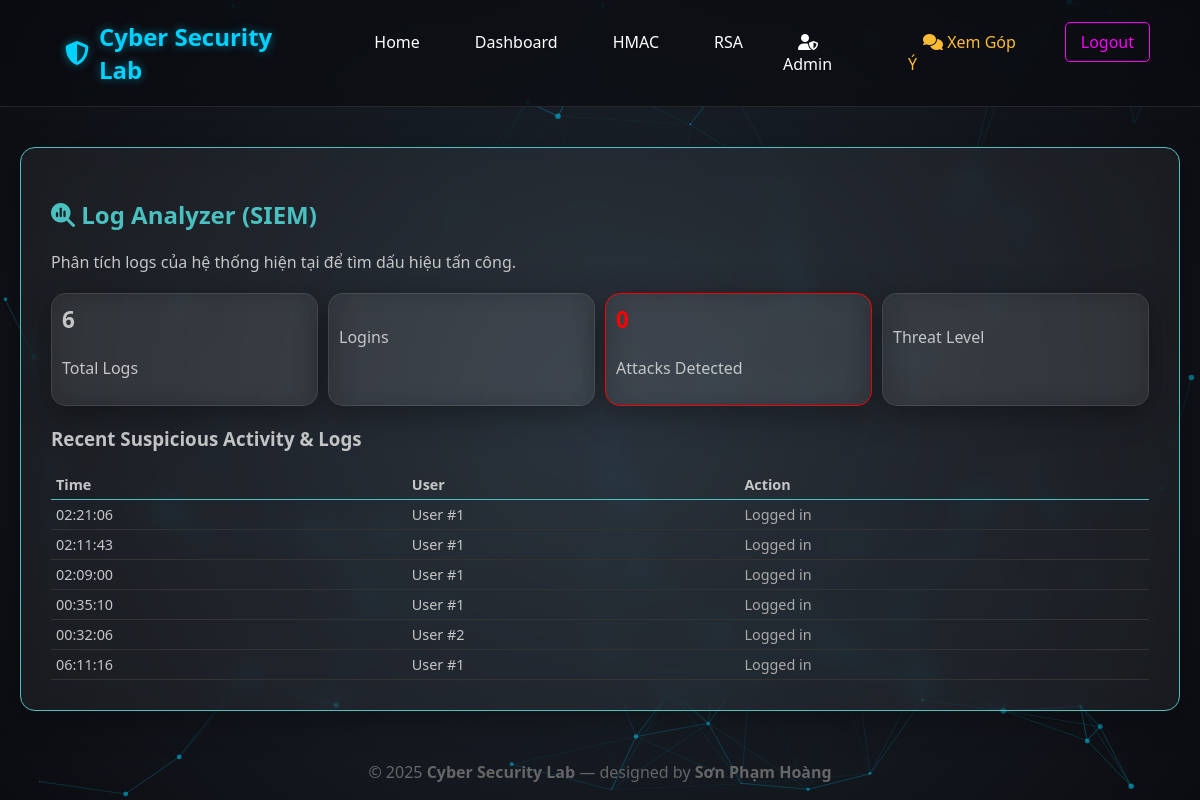
The app's page /pentest_blue (signed in) with its own data.
### app.py (models this page shows)
class AuditLog(db.Model):
    id = db.Column(db.Integer, primary_key=True)
    user_id = db.Column(db.Integer, db.ForeignKey('user.id'))
    action = db.Column(db.String(200))
    timestamp = db.Column(db.DateTime, default=datetime.utcnow)

### app.py (the view)
@app.route('/pentest_blue')
@login_required
def pentest_blue():
    l = AuditLog.query.order_by(AuditLog.timestamp.desc()).limit(20).all()
    c = AuditLog.query.filter(AuditLog.action.contains('Attack')).count()
    return render_template('pentest_blue.html', logs=l, stats={'total':AuditLog.query.count(),'attacks':c})

### app.py (called while the page is built)
@login_manager.user_loader
def load_user(user_id):
    return User.query.get(int(user_id))

### templates/pentest_blue.html (shortened to what this page needs)
{% extends "base.html" %}
{% block content %}
<div class="tool-box" style="border-color: #4bc0c0;">
    <h2 style="color: #4bc0c0;"><i class="fa-solid fa-magnifying-glass-chart"></i> Log Analyzer (SIEM)</h2>
    <p>Phân tích logs của hệ thống hiện tại để tìm dấu hiệu tấn công.</p>
    <div class="dashboard-grid" style="grid-template-columns: repeat(4, 1fr); gap: 10px; margin-bottom: 20px;">
        <div class="card" style="padding: 10px;"><h3>{{ stats.total }}</h3><p>Total Logs</p></div>
        <div class="card" style="padding: 10px;"><h3>{{ stats.logins }}</h3><p>Logins</p></div>
        <div class="card" style="padding: 10px; border-color: red;"><h3 style="color: red;">{{ stats.attacks }}</h3><p>Attacks Detected</p></div>
        <div class="card" style="padding: 10px;"><h3>{{ stats.status }}</h3><p>Threat Level</p></div>
    </div>
    <h3>Recent Suspicious Activity & Logs</h3>
    <table style="width: 100%; border-collapse: collapse; font-size: 0.9rem;">
        <thead>
            <tr style="border-bottom: 1px solid #4bc0c0;">
                <th style="text-align: left; padding: 5px;">Time</th>
                <th style="text-align: left; padding: 5px;">User</th>
                <th style="text-align: left; padding: 5px;">Action</th>
            </tr>
        </thead>
        <tbody>
            {% for log in logs %}
            <tr style="border-bottom: 1px solid #333;">
                <td style="padding: 5px;">{{ log.timestamp.strftime('%H:%M:%S') }}</td>
                <td style="padding: 5px;">User #{{ log.user_id }}</td>
                <td style="padding: 5px; color: {% if 'Attack' in log.action %}#ff4444{% else %}#aaa{% endif %}; ">
                    {{ log.action }}
                </td>
            </tr>
            {% endfor %}
        </tbody>
    </table>
</div>
{% endblock %}

### static/style.css (style rules this page uses)
:root { --primary-color: #00d2ff; --secondary-color: #ff00ff; --bg-color: #0b0c10; --glass-bg: rgba(255, 255, 255, 0.05); --glass-border: 1px solid rgba(255, 255, 255, 0.1); --text-color: #c5c6c7; }
body { margin: 0; padding: 0; font-family: 'Segoe UI', Tahoma, Geneva, Verdana, sans-serif; background-color: var(--bg-color); color: var(--text-color); overflow-x: hidden; }
.tool-box, .card, .login-container { background: var(--glass-bg); backdrop-filter: blur(12px); -webkit-backdrop-filter: blur(12px); border: var(--glass-border); border-radius: 15px; padding: 30px; box-shadow: 0 8px 32px 0 rgba(0, 0, 0, 0.37); transition: transform 0.3s ease, box-shadow 0.3s ease; }
.tool-box { margin-bottom: 30px; }
.card h3 { margin-top: 0; font-size: 1.4rem; }
.dashboard-grid { display: grid; grid-template-columns: repeat(auto-fill, minmax(280px, 1fr)); gap: 25px; margin-top: 20px; }

### records on screen
AuditLog: timestamp "02:21:06", user_id "1", action "Logged in"
AuditLog: timestamp "02:11:43", user_id "1", action "Logged in"
AuditLog: timestamp "02:09:00", user_id "1", action "Logged in"
AuditLog: timestamp "00:35:10", user_id "1", action "Logged in"
AuditLog: timestamp "00:32:06", user_id "2", action "Logged in"
AuditLog: timestamp "06:11:16", user_id "1", action "Logged in"

### other values on screen
{{ stats.total }} "6"
